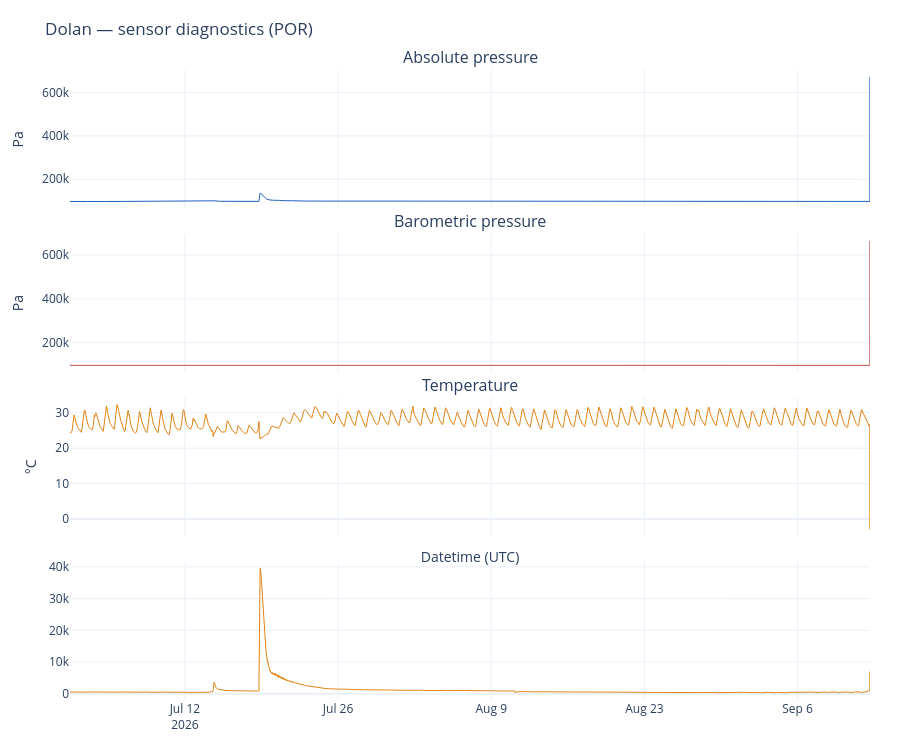

Notebook code for this chart:
### Code cell
import plotly.graph_objects as go
from plotly.subplots import make_subplots

def plot_por_diagnostics(dolan_hobo, title="Dolan — sensor diagnostics (POR)"):
    fig = make_subplots(
        rows=4, cols=1,
        shared_xaxes=True,
        vertical_spacing=0.04,
        subplot_titles=("Absolute pressure", "Barometric pressure", "Temperature"),
    )

    fig.add_trace(
        go.Scatter(x=dolan_hobo.index, y=dolan_hobo["abs_pressure_pa"],
                   mode="lines", name="abs", line=dict(width=1, color="#1f5fbf")),
        row=1, col=1)
    fig.add_trace(
        go.Scatter(x=dolan_hobo.index, y=dolan_hobo["baro_pressure_pa"],
                   mode="lines", name="baro", line=dict(width=1, color="#c0504d")),
        row=2, col=1)
    fig.add_trace(
        go.Scatter(x=dolan_hobo.index, y=dolan_hobo["temperature_c"],
                   mode="lines", name="temp", line=dict(width=1, color="#e08214")),
        row=3, col=1)

    fig.add_trace(
            go.Scatter(x=dolan_hobo.index, y=dolan_hobo["diff_pressure_pa"],
                       mode="lines", name="temp", line=dict(width=1, color="#e08214")),
            row=4, col=1)

    fig.update_yaxes(title_text="Pa", row=1, col=1)
    fig.update_yaxes(title_text="Pa", row=2, col=1)
    fig.update_yaxes(title_text="°C", row=3, col=1)
    fig.update_xaxes(title_text="Datetime (UTC)", row=3, col=1)

    fig.update_layout(
        height=750, title=title,
        hovermode="x unified", showlegend=False,
        template="plotly_white",
        margin=dict(t=70, r=30, l=70, b=50),
    )
    return fig

fig = plot_por_diagnostics(dolan_hobo)
fig.show()

### Figure 1 — Plotly figure (JSON) as saved in the notebook; plotly's stock layout.template omitted (floating-point values rounded to 4 significant figures; data arrays with more than 128 entries replaced by an {"elided": "..."} marker saying what was removed)
{"data": [{"line": {"color": "#1f5fbf", "width": 1}, "mode": "lines", "name": "abs", "type": "scatter", "x": {"elided": "6964 str values"}, "xaxis": "x", "y": {"elided": "6964 float values"}, "yaxis": "y"}, {"line": {"color": "#c0504d", "width": 1}, "mode": "lines", "name": "baro", "type": "scatter", "x": {"elided": "6964 str values"}, "xaxis": "x2", "y": {"elided": "6964 float values"}, "yaxis": "y2"}, {"line": {"color": "#e08214", "width": 1}, "mode": "lines", "name": "temp", "type": "scatter", "x": {"elided": "6964 str values"}, "xaxis": "x3", "y": {"elided": "6964 float values"}, "yaxis": "y3"}, {"line": {"color": "#e08214", "width": 1}, "mode": "lines", "name": "temp", "type": "scatter", "x": {"elided": "6964 str values"}, "xaxis": "x4", "y": {"elided": "6964 float values"}, "yaxis": "y4"}], "layout": {"annotations": [{"font": {"size": 16}, "showarrow": false, "text": "Absolute pressure", "x": 0.5, "xanchor": "center", "xref": "paper", "y": 1, "yanchor": "bottom", "yref": "paper"}, {"font": {"size": 16}, "showarrow": false, "text": "Barometric pressure", "x": 0.5, "xanchor": "center", "xref": "paper", "y": 0.74, "yanchor": "bottom", "yref": "paper"}, {"font": {"size": 16}, "showarrow": false, "text": "Temperature", "x": 0.5, "xanchor": "center", "xref": "paper", "y": 0.48, "yanchor": "bottom", "yref": "paper"}], "height": 750, "hovermode": "x unified", "margin": {"b": 50, "l": 70, "r": 30, "t": 70}, "showlegend": false, "title": {"text": "Dolan — sensor diagnostics (POR)"}, "xaxis": {"anchor": "y", "domain": [0, 1], "matches": "x4", "showticklabels": false}, "xaxis2": {"anchor": "y2", "domain": [0, 1], "matches": "x4", "showticklabels": false}, "xaxis3": {"anchor": "y3", "domain": [0, 1], "matches": "x4", "showticklabels": false, "title": {"text": "Datetime (UTC)"}}, "xaxis4": {"anchor": "y4", "domain": [0, 1]}, "yaxis": {"anchor": "x", "domain": [0.78, 1], "title": {"text": "Pa"}}, "yaxis2": {"anchor": "x2", "domain": [0.52, 0.74], "title": {"text": "Pa"}}, "yaxis3": {"anchor": "x3", "domain": [0.26, 0.48], "title": {"text": "°C"}}, "yaxis4": {"anchor": "x4", "domain": [0, 0.22]}}}
